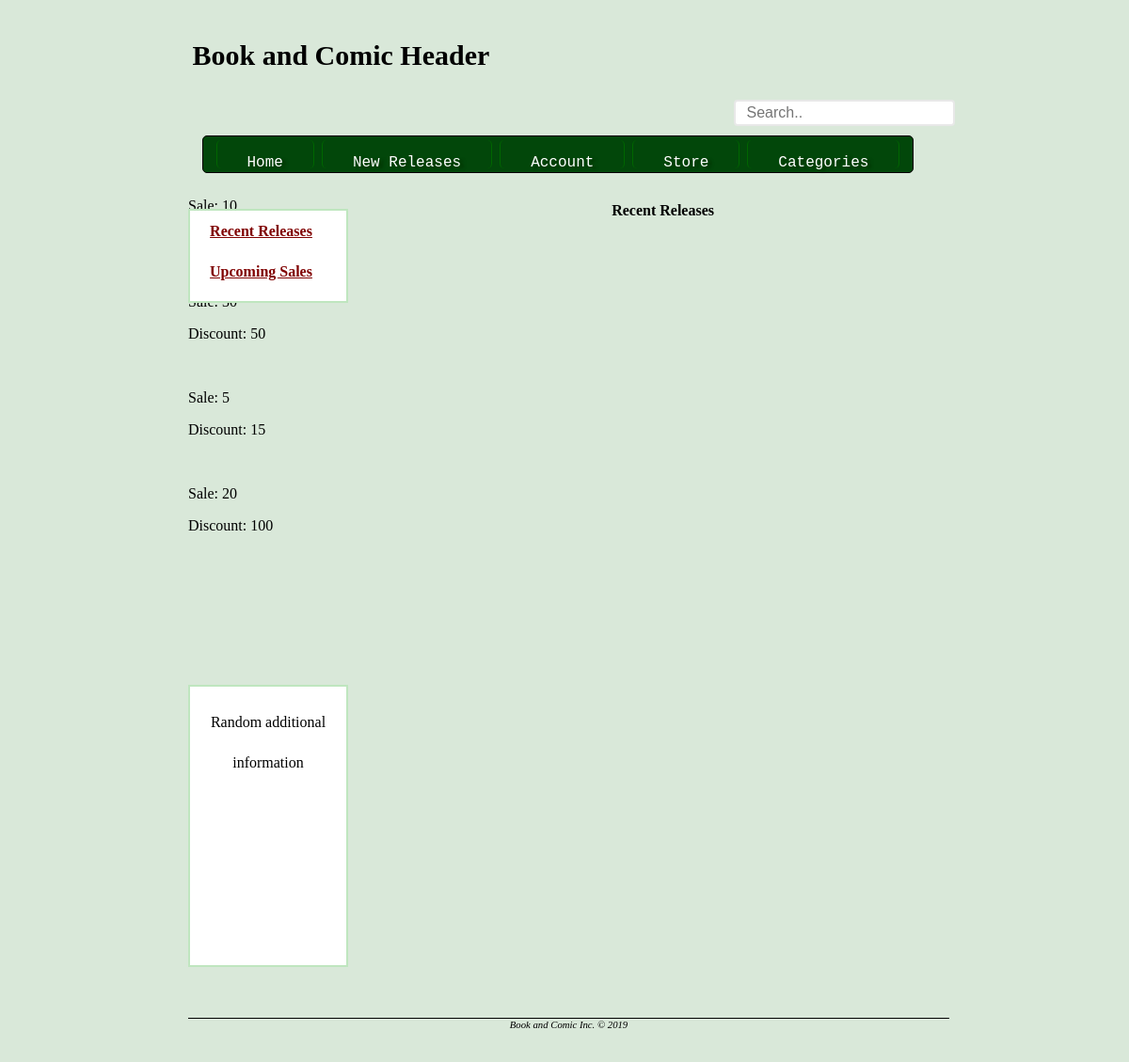
/includes/sales.php, run on the app's committed database.
### tables this page shows
create table membership (
	membership_id int unsigned auto_increment,
    user_id int unsigned,  
    discount INT NOT NULL,
    upcomingSales INT NOT NULL,
    recentRelease nvarchar(40),
    foreign key (user_id) references users (user_id)
		on delete set null,
    primary key (membership_id)
);

### includes/sales.php (the view, shortened to what this page needs)
<?php
    $connection = new mysqli(
      'localhost', 'root', '', 'book_comic');
    $q = 'select * FROM membership';
    $result = $connection->query($q);
?>
  <h4 class="options" style="padding-right: 250px"> Recent Releases </h4>
    <div id="releases">
      <a href="recentReleases.php">Recent Releases</a>
      <a href="sales.php">Upcoming Sales</a>
    </div>
<?php
  if ($result) {
    foreach($result as $row) {
      echo "<p>Sale: {$row ['upcomingSales']}</p>";
      echo "<p>Discount: {$row ['discount']}</p><br/>";
    }
  }
?>
  <br><br><br><br><br><br><br>
  <div id="additional">
    <p> Random additional information<p>
  </div>
  <br><br>
<?php include ('footer.php'); ?>

### includes/footer.php (shortened to what this page needs)
  <br>
  <footer>  Book and Comic Inc. &copy; <?php echo date("Y"); ?> </footer>
</body>

### CSS/style.css (style rules this page uses)
#page-wrap { width: 800px; margin:auto; }
body { min-height: 100%; background-size: cover; background-color: #D9E8D9; background-repeat:no-repeat; background: linear-gradient( #BFE6BF to top, #D9E8D9) fixed; position: absolute; top: 12px; left: 50%; margin-left: -400px; margin-top: 0px; min-height: 100%; }
input.search { position: relative; left: 565px; top: -10px; border: 2px solid #e8e8e8; border-radius: 4px; font-size: 16px; height: 6px; background-color: white; padding: 12px; }
h3 { font-size: 30px; }
.center { margin: auto; width: 100%; padding: 10px; }
.button { background-color: #02470a; border-left: 1px solid #006600; border-right: 1px solid #006600; border-radius: 5px; color: white; padding: 15px 32px; text-align: center; text-decoration: none; text-shadow: 4px 2px 3px #003300; font-family: monospace; font-size: 20px; font-stretch: expanded; display: inline-block; font-size: 16px; font-weight: 300; margin: 4px 2px; height: 3px; }
.dropdown { position: relative; display: inline-block; }
#nav { list-style-type: none; margin: 0; padding: 20; background-color: #02470a; border-radius: 5px; border: 1px solid black; height: 40px; width: 97%; padding-left: 12px; }
li { float: left; }
li a, .dropbtn { background-color: #007b0f; color: white; //text in backdrop text-decoration: none; display: block; }
a, .other { background-color: ; color: #800000; font-weight: bolder; }
#releases { position: absolute; border: 2px solid #BFE6BF; background-color: #ffffff; height: 100px; width: 170px; top: 210px; line-height: 2.7; text-align: center; padding-right: 15px; }
#additional { border: 2px solid #BFE6BF; background-color: #ffffff; height: 300px; width: 170px; line-height: 2.7; text-align: center; }
.options { float: right; }
* { box-sizing: border-box; }
footer { height:19px; width: 809px; text-align: center; font-size: .67em; font-style: italic; border-top: 1px solid black; }

### data on the page
membership: upcomingSales "10"
membership: discount "50"
membership: upcomingSales "5", discount "15"
membership: upcomingSales "20", discount "100"
